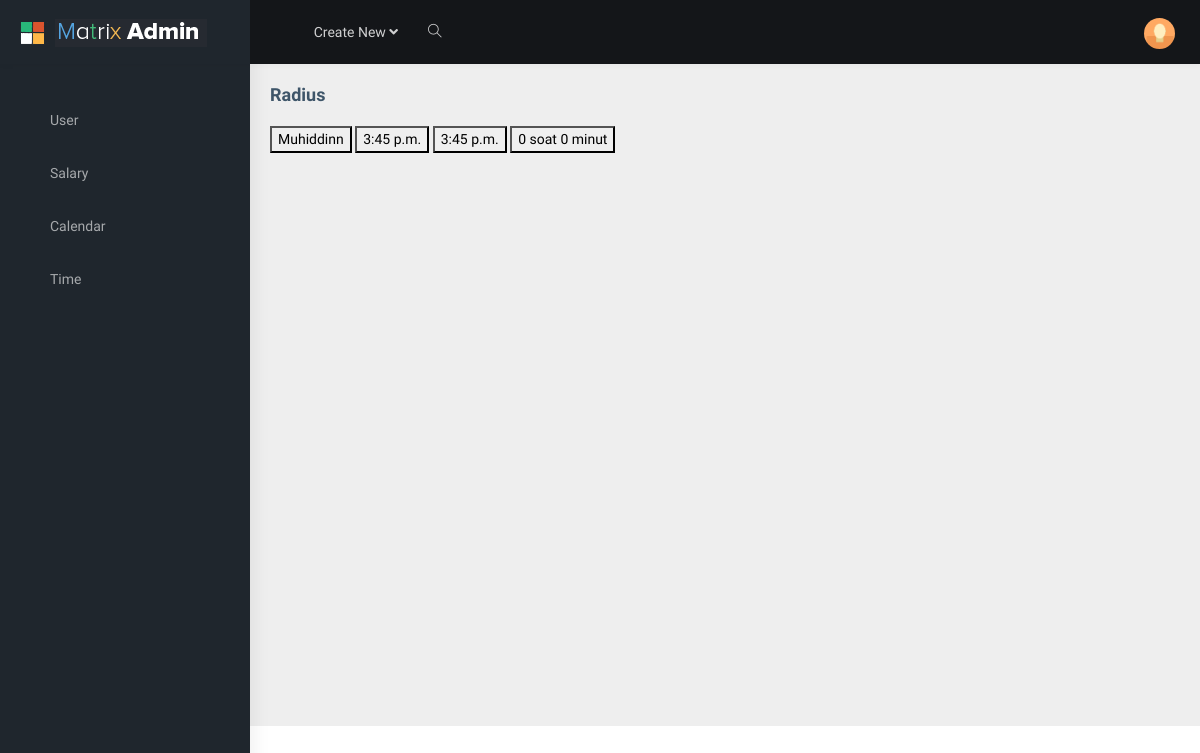
Page /api/admin/day/8/ (signed in) on the earlier database version.
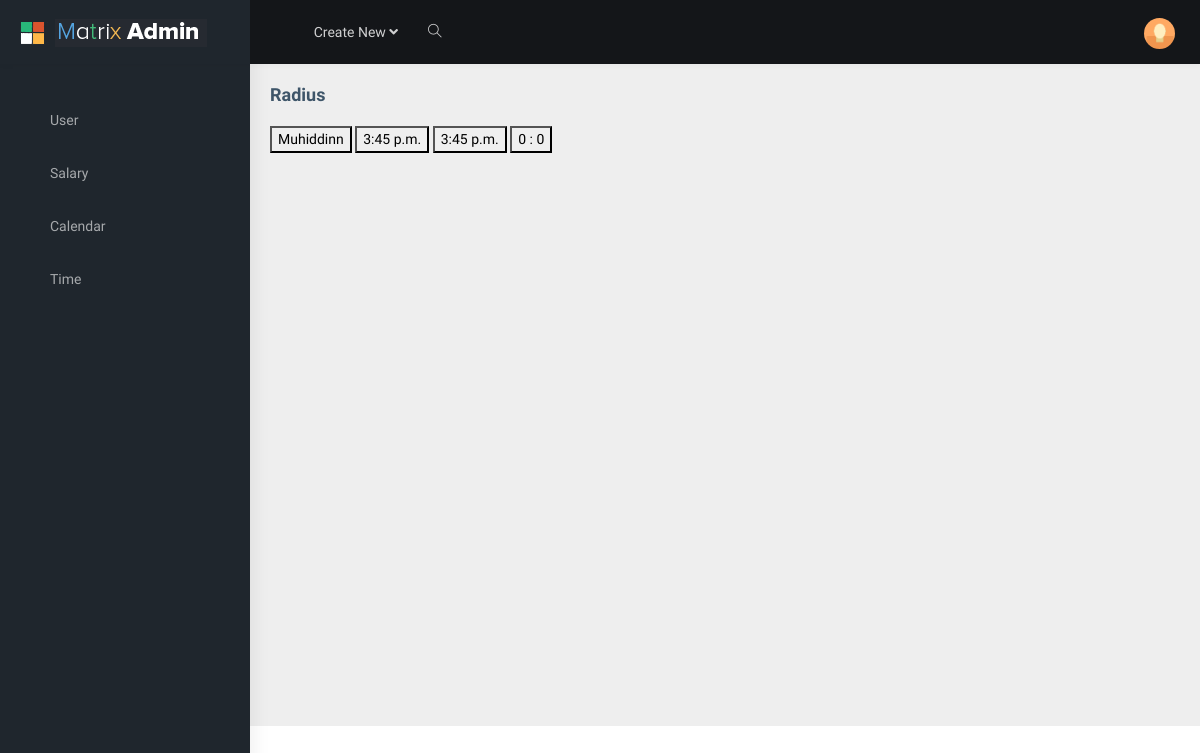
Same page on the later database version.
### salary/models.py (models this page shows)
class Date(models.Model):
    worker = models.ForeignKey(Workers, on_delete=models.CASCADE, blank=True, null=True)
    clock_in = models.TimeField(blank=True, null=True)
    clock_out = models.TimeField(blank=True, null=True)
    work = models.CharField(blank=True, null=True, max_length=125)
    type_month = models.CharField(blank=True, null=True, max_length=125)
    month = models.CharField(blank=True, null=True, max_length=125)

class Workers(models.Model):
    CHOICES = (
        ('true', 'TRUE'),
        ('false', 'FALSE')
    )
    full_name = models.CharField(max_length=125)
    phone = models.CharField(max_length=12)
    age = models.IntegerField(default=0)
    job = models.CharField(max_length=125)
    birthday = models.DateField(auto_now=False, auto_now_add=False, blank=True, null=True)
    salary = models.IntegerField(default=0)
    telegram_id = models.CharField(max_length=125)
    bons = models.IntegerField(default=0)
    fine = models.IntegerField(default=0)
    give = models.IntegerField(default=0)
    residue = models.IntegerField(default=0)
    step = models.IntegerField(default=0)
    clock_in = models.TimeField(blank=True, null=True)
    clock_out = models.TimeField(blank=True, null=True)
    month = models.CharField(blank=True, null=True, max_length=125)
    image = models.CharField(blank=True, null=True, max_length=125)
    type = models.CharField(max_length=12, blank=True, null=True)
    status = models.CharField(max_length=25, choices=CHOICES, default='true', blank=True, null=True)
    def __str__(self):
        return self.full_name

### salary/views.py (the view)
# urls.py: path('day/<int:id>/', dayView, name='day'),
def dayView(request, id):
    if not request.user.is_authenticated:
        return HttpResponseRedirect(reverse_lazy('login'))
    else:
        dates = Date.objects.get(id=id)
        context = {
            'dates': dates
        }
        return render(request, 'calendar/day.html', context)

### salary/templates/calendar/day.html
{% extends 'base.html' %}
{% load static %}
{% block content %}
<button>{{dates.worker}}</button>
<button>{{dates.clock_in}}</button>
<button>{{dates.clock_out}}</button>
<button>{{dates.work}}</button>
{% endblock content %}

Differences in the rows shown:
changed Date "Muhiddinn": work "0 soat 0 minut" → "0 : 0"
